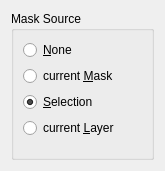
<ui version="4.0" >
 <class>WdgMaskSource</class>
 <widget class="QWidget" name="WdgMaskSource" >
  <property name="geometry" >
   <rect>
    <x>0</x>
    <y>0</y>
    <width>165</width>
    <height>171</height>
   </rect>
  </property>
  <layout class="QGridLayout" >
   <item row="0" column="0" >
    <widget class="QGroupBox" name="grpMaskSource" >
     <property name="title" >
      <string>Mask Source</string>
     </property>
     <layout class="QGridLayout" >
      <item row="0" column="0" >
       <widget class="QRadioButton" name="radioNone" >
        <property name="text" >
         <string>&amp;None</string>
        </property>
       </widget>
      </item>
      <item row="1" column="0" >
       <widget class="QRadioButton" name="radioMask" >
        <property name="text" >
         <string>current &amp;Mask</string>
        </property>
       </widget>
      </item>
      <item row="2" column="0" >
       <widget class="QRadioButton" name="radioButton" >
        <property name="text" >
         <string>&amp;Selection</string>
        </property>
        <property name="checked" >
         <bool>true</bool>
        </property>
       </widget>
      </item>
      <item row="3" column="0" >
       <widget class="QRadioButton" name="radioButton_2" >
        <property name="text" >
         <string>current &amp;Layer</string>
        </property>
       </widget>
      </item>
      <item row="4" column="0" >
       <spacer>
        <property name="orientation" >
         <enum>Qt::Vertical</enum>
        </property>
        <property name="sizeHint" >
         <size>
          <width>20</width>
          <height>40</height>
         </size>
        </property>
       </spacer>
      </item>
     </layout>
    </widget>
   </item>
  </layout>
 </widget>
 <resources/>
 <connections/>
</ui>
